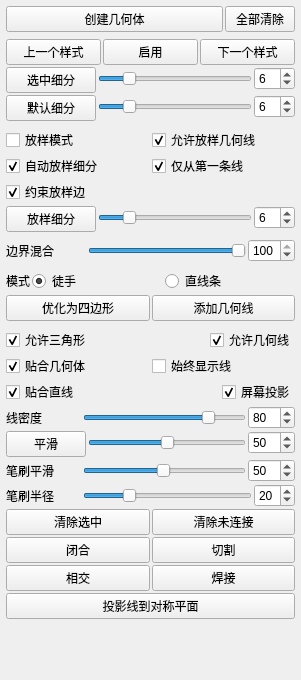
<?xml version="1.0" encoding="UTF-8"?>
<ui version="4.0">
 <class>Form</class>
 <widget class="QWidget" name="Form">
  <property name="geometry">
   <rect>
    <x>0</x>
    <y>0</y>
    <width>301</width>
    <height>680</height>
   </rect>
  </property>
  <property name="sizePolicy">
   <sizepolicy hsizetype="Preferred" vsizetype="Minimum">
    <horstretch>0</horstretch>
    <verstretch>0</verstretch>
   </sizepolicy>
  </property>
  <property name="minimumSize">
   <size>
    <width>0</width>
    <height>0</height>
   </size>
  </property>
  <property name="maximumSize">
   <size>
    <width>16777215</width>
    <height>1000</height>
   </size>
  </property>
  <property name="baseSize">
   <size>
    <width>0</width>
    <height>635</height>
   </size>
  </property>
  <property name="windowTitle">
   <string>窗体</string>
  </property>
  <layout class="QVBoxLayout" name="verticalLayout">
   <property name="spacing">
    <number>2</number>
   </property>
   <property name="leftMargin">
    <number>6</number>
   </property>
   <property name="topMargin">
    <number>6</number>
   </property>
   <property name="rightMargin">
    <number>6</number>
   </property>
   <property name="bottomMargin">
    <number>6</number>
   </property>
   <item>
    <layout class="QHBoxLayout" name="horizontalLayout_14">
     <property name="spacing">
      <number>2</number>
     </property>
     <property name="topMargin">
      <number>0</number>
     </property>
     <item>
      <widget class="QPushButton" name="patch_createGeometry">
       <property name="toolTip">
        <string>计算面片并创建网格几何体。也可按Enter（回车）执行此操作。</string>
       </property>
       <property name="text"><string>创建几何体</string></property>
      </widget>
     </item>
     <item>
      <widget class="QPushButton" name="patch_clearAll">
       <property name="sizePolicy">
        <sizepolicy hsizetype="Fixed" vsizetype="Fixed">
         <horstretch>0</horstretch>
         <verstretch>0</verstretch>
        </sizepolicy>
       </property>
       <property name="maximumSize">
        <size>
         <width>70</width>
         <height>16777215</height>
        </size>
       </property>
       <property name="toolTip">
        <string>删除所有面片并重置工具。</string>
       </property>
       <property name="text"><string>全部清除</string></property>
      </widget>
     </item>
    </layout>
   </item>
   <item>
    <spacer name="verticalSpacer_7">
     <property name="orientation">
      <enum>Qt::Vertical</enum>
     </property>
     <property name="sizeType">
      <enum>QSizePolicy::Fixed</enum>
     </property>
     <property name="sizeHint" stdset="0">
      <size>
       <width>20</width>
       <height>5</height>
      </size>
     </property>
    </spacer>
   </item>
   <item>
    <layout class="QHBoxLayout" name="horizontalLayout_18">
     <property name="spacing">
      <number>2</number>
     </property>
     <property name="topMargin">
      <number>0</number>
     </property>
     <item>
      <widget class="QPushButton" name="patch_prevPattern">
       <property name="toolTip">
        <string>切换到所选面片的上一个拓扑样式。可在面片中间的圆形上右键来选中面片。</string>
       </property>
       <property name="text"><string>上一个样式</string></property>
      </widget>
     </item>
     <item>
      <widget class="QPushButton" name="patch_enablePolygon">
       <property name="toolTip">
        <string>切换所选面片。当禁用某个面片时，不会从它创建几何体。可在面片中间的圆形上右键来选中面片。</string>
       </property>
       <property name="text"><string>启用</string></property>
       <property name="checkable">
        <bool>true</bool>
       </property>
       <property name="checked">
        <bool>false</bool>
       </property>
      </widget>
     </item>
     <item>
      <widget class="QPushButton" name="patch_nextPattern">
       <property name="toolTip">
        <string>切换到所选面片的下一个拓扑样式。可在面片中间的圆形上右键来选中面片。</string>
       </property>
       <property name="text"><string>下一个样式</string></property>
      </widget>
     </item>
    </layout>
   </item>
   <item>
    <layout class="QFormLayout" name="formLayout_5">
     <property name="horizontalSpacing">
      <number>2</number>
     </property>
     <property name="verticalSpacing">
      <number>0</number>
     </property>
     <property name="topMargin">
      <number>0</number>
     </property>
     <item row="0" column="1">
      <layout class="QHBoxLayout" name="horizontalLayout_11">
       <property name="spacing">
        <number>2</number>
       </property>
       <item>
        <widget class="QSlider" name="patch_selectedNumDivisions">
         <property name="sizePolicy">
          <sizepolicy hsizetype="Minimum" vsizetype="Fixed">
           <horstretch>0</horstretch>
           <verstretch>0</verstretch>
          </sizepolicy>
         </property>
         <property name="toolTip">
          <string>设置所选线的分段数（边数）。</string>
         </property>
         <property name="minimum">
          <number>1</number>
         </property>
         <property name="maximum">
          <number>30</number>
         </property>
         <property name="value">
          <number>6</number>
         </property>
         <property name="orientation">
          <enum>Qt::Horizontal</enum>
         </property>
         <property name="linkWith" stdset="0">
          <string>patch_selectedNumDivisions_spin</string>
         </property>
        </widget>
       </item>
       <item>
        <widget class="QSpinBox" name="patch_selectedNumDivisions_spin">
         <property name="sizePolicy">
          <sizepolicy hsizetype="Fixed" vsizetype="Fixed">
           <horstretch>0</horstretch>
           <verstretch>0</verstretch>
          </sizepolicy>
         </property>
         <property name="minimumSize">
          <size>
           <width>40</width>
           <height>0</height>
          </size>
         </property>
         <property name="toolTip">
          <string>设置所选线的分段数（边数）。</string>
         </property>
         <property name="minimum">
          <number>1</number>
         </property>
         <property name="maximum">
          <number>30</number>
         </property>
         <property name="value">
          <number>6</number>
         </property>
         <property name="linkWith" stdset="0">
          <string>patch_selectedNumDivisions</string>
         </property>
         <property name="slave" stdset="0">
          <bool>true</bool>
         </property>
        </widget>
       </item>
      </layout>
     </item>
     <item row="0" column="0">
      <widget class="QPushButton" name="patch_toSelected">
       <property name="sizePolicy">
        <sizepolicy hsizetype="Minimum" vsizetype="Preferred">
         <horstretch>0</horstretch>
         <verstretch>0</verstretch>
        </sizepolicy>
       </property>
       <property name="minimumSize">
        <size>
         <width>90</width>
         <height>0</height>
        </size>
       </property>
       <property name="toolTip">
        <string>设置所选线的分段数。点击按钮可将所选线的分段数设为“默认分段”值。也可将鼠标光标停留在线上（或选中它）并按住Ctrl键滚动滚轮来设置分段数。</string>
       </property>
       <property name="styleSheet">
        <string notr="true">width: 70px;</string>
       </property>
       <property name="text"><string>选中细分</string></property>
      </widget>
     </item>
    </layout>
   </item>
   <item>
    <layout class="QFormLayout" name="formLayout_4">
     <property name="horizontalSpacing">
      <number>2</number>
     </property>
     <property name="verticalSpacing">
      <number>0</number>
     </property>
     <property name="topMargin">
      <number>0</number>
     </property>
     <item row="0" column="1">
      <layout class="QHBoxLayout" name="horizontalLayout_10">
       <property name="spacing">
        <number>2</number>
       </property>
       <item>
        <widget class="QSlider" name="patch_defaultNumDivisions">
         <property name="sizePolicy">
          <sizepolicy hsizetype="Minimum" vsizetype="Fixed">
           <horstretch>0</horstretch>
           <verstretch>0</verstretch>
          </sizepolicy>
         </property>
         <property name="toolTip">
          <string>设置将要创建的线的分段数（边数）。</string>
         </property>
         <property name="minimum">
          <number>1</number>
         </property>
         <property name="maximum">
          <number>30</number>
         </property>
         <property name="value">
          <number>6</number>
         </property>
         <property name="orientation">
          <enum>Qt::Horizontal</enum>
         </property>
         <property name="linkWith" stdset="0">
          <string>patch_defaultNumDivisions_spin</string>
         </property>
        </widget>
       </item>
       <item>
        <widget class="QSpinBox" name="patch_defaultNumDivisions_spin">
         <property name="sizePolicy">
          <sizepolicy hsizetype="Fixed" vsizetype="Fixed">
           <horstretch>0</horstretch>
           <verstretch>0</verstretch>
          </sizepolicy>
         </property>
         <property name="minimumSize">
          <size>
           <width>40</width>
           <height>0</height>
          </size>
         </property>
         <property name="toolTip">
          <string>设置将要创建的线的分段数（边数）设置将要创建的线的分段数（边数）。</string>
         </property>
         <property name="minimum">
          <number>1</number>
         </property>
         <property name="maximum">
          <number>30</number>
         </property>
         <property name="value">
          <number>6</number>
         </property>
         <property name="linkWith" stdset="0">
          <string>patch_defaultNumDivisions</string>
         </property>
         <property name="slave" stdset="0">
          <bool>true</bool>
         </property>
        </widget>
       </item>
      </layout>
     </item>
     <item row="0" column="0">
      <widget class="QPushButton" name="patch_fromSelected">
       <property name="sizePolicy">
        <sizepolicy hsizetype="Minimum" vsizetype="Preferred">
         <horstretch>0</horstretch>
         <verstretch>0</verstretch>
        </sizepolicy>
       </property>
       <property name="minimumSize">
        <size>
         <width>90</width>
         <height>0</height>
        </size>
       </property>
       <property name="toolTip">
        <string>设置所选线的分段数。点击按钮可将所选线的分段数设为“默认分段”值。也可将鼠标光标停留在线上（或选中它）并按住Ctrl键滚动滚轮来设置分段数。</string>
       </property>
       <property name="styleSheet">
        <string notr="true">width: 70px;</string>
       </property>
       <property name="text"><string>默认细分</string></property>
      </widget>
     </item>
    </layout>
   </item>
   <item>
    <spacer name="verticalSpacer_2">
     <property name="orientation">
      <enum>Qt::Vertical</enum>
     </property>
     <property name="sizeType">
      <enum>QSizePolicy::Fixed</enum>
     </property>
     <property name="sizeHint" stdset="0">
      <size>
       <width>20</width>
       <height>5</height>
      </size>
     </property>
    </spacer>
   </item>
   <item>
    <layout class="QHBoxLayout" name="horizontalLayout_13">
     <property name="spacing">
      <number>2</number>
     </property>
     <property name="topMargin">
      <number>0</number>
     </property>
     <item>
      <widget class="QCheckBox" name="patch_loft">
       <property name="toolTip">
        <string>激活放样模式，可创建平行线，并在两端自动用侧面线连接。</string>
       </property>
       <property name="text"><string>放样模式</string></property>
      </widget>
     </item>
     <item>
      <widget class="QCheckBox" name="patch_loftAllowGeometryLines">
       <property name="toolTip">
        <string>启用后，若激活的放样线与前一条均连接到边界顶点，则添加一条几何体放样线。</string>
       </property>
       <property name="text"><string>允许放样几何线</string></property>
       <property name="checked">
        <bool>true</bool>
       </property>
      </widget>
     </item>
    </layout>
   </item>
   <item>
    <layout class="QHBoxLayout" name="horizontalLayout_16">
     <property name="spacing">
      <number>2</number>
     </property>
     <property name="topMargin">
      <number>0</number>
     </property>
     <item>
      <widget class="QCheckBox" name="patch_loftAuto">
       <property name="toolTip">
        <string>启用“自动放样分段”时，“放样分段”参数被忽略，放样线会根据其长度具有可变的分段数，以更好地匹配激活放样线的分段大小。</string>
       </property>
       <property name="text"><string>自动放样细分</string></property>
       <property name="checked">
        <bool>true</bool>
       </property>
      </widget>
     </item>
     <item>
      <widget class="QCheckBox" name="patch_loftAutoFromFirst">
       <property name="toolTip">
        <string>启用后，放样线的分段长度仅基于第一条激活的放样线，从而使多边形尺寸更均匀。</string>
       </property>
       <property name="text"><string>仅从第一条线</string></property>
       <property name="checked">
        <bool>true</bool>
       </property>
      </widget>
     </item>
    </layout>
   </item>
   <item>
    <layout class="QHBoxLayout" name="horizontalLayout_22">
     <property name="topMargin">
      <number>0</number>
     </property>
     <item>
      <widget class="QCheckBox" name="patch_loftConstrain">
       <property name="toolTip">
        <string>启用后，放样侧面线将始终具有相同的分段数。</string>
       </property>
       <property name="text"><string>约束放样边</string></property>
       <property name="checked">
        <bool>true</bool>
       </property>
      </widget>
     </item>
    </layout>
   </item>
   <item>
    <layout class="QFormLayout" name="formLayout_9">
     <property name="horizontalSpacing">
      <number>2</number>
     </property>
     <property name="verticalSpacing">
      <number>0</number>
     </property>
     <item row="0" column="1">
      <layout class="QHBoxLayout" name="horizontalLayout_5">
       <property name="spacing">
        <number>2</number>
       </property>
       <item>
        <widget class="QSlider" name="patch_loftNumDivisions">
         <property name="sizePolicy">
          <sizepolicy hsizetype="Minimum" vsizetype="Fixed">
           <horstretch>0</horstretch>
           <verstretch>0</verstretch>
          </sizepolicy>
         </property>
         <property name="toolTip">
          <string>设置放样侧面线的分段数。若启用“自动放样分段”，此参数被忽略，因为分段数会根据线长自动设置。点击“放样分段”按钮可将此值设为所选线的分段数。</string>
         </property>
         <property name="minimum">
          <number>1</number>
         </property>
         <property name="maximum">
          <number>30</number>
         </property>
         <property name="value">
          <number>6</number>
         </property>
         <property name="orientation">
          <enum>Qt::Horizontal</enum>
         </property>
         <property name="linkWith" stdset="0">
          <string>patch_loftNumDivisions_spin</string>
         </property>
        </widget>
       </item>
       <item>
        <widget class="QSpinBox" name="patch_loftNumDivisions_spin">
         <property name="sizePolicy">
          <sizepolicy hsizetype="Fixed" vsizetype="Fixed">
           <horstretch>0</horstretch>
           <verstretch>0</verstretch>
          </sizepolicy>
         </property>
         <property name="minimumSize">
          <size>
           <width>40</width>
           <height>0</height>
          </size>
         </property>
         <property name="toolTip">
          <string>设置放样侧面线的分段数。若启用“自动放样分段”，此参数被忽略，因为分段数会根据线长自动设置。点击“放样分段”按钮可将此值设为所选线的分段数。</string>
         </property>
         <property name="minimum">
          <number>1</number>
         </property>
         <property name="maximum">
          <number>30</number>
         </property>
         <property name="value">
          <number>6</number>
         </property>
         <property name="linkWith" stdset="0">
          <string>patch_loftNumDivisions</string>
         </property>
         <property name="slave" stdset="0">
          <bool>true</bool>
         </property>
        </widget>
       </item>
      </layout>
     </item>
     <item row="0" column="0">
      <widget class="QPushButton" name="patch_loftSetDivs">
       <property name="sizePolicy">
        <sizepolicy hsizetype="Minimum" vsizetype="Preferred">
         <horstretch>0</horstretch>
         <verstretch>0</verstretch>
        </sizepolicy>
       </property>
       <property name="minimumSize">
        <size>
         <width>90</width>
         <height>0</height>
        </size>
       </property>
       <property name="toolTip">
        <string>设置放样侧面线的分段数。若启用“自动放样分段”，此参数被忽略，因为分段数会根据线长自动设置。点击“放样分段”按钮可将此值设为所选线的分段数。</string>
       </property>
       <property name="styleSheet">
        <string notr="true">width: 70px;</string>
       </property>
       <property name="text"><string>放样细分</string></property>
      </widget>
     </item>
    </layout>
   </item>
   <item>
    <spacer name="verticalSpacer_3">
     <property name="orientation">
      <enum>Qt::Vertical</enum>
     </property>
     <property name="sizeType">
      <enum>QSizePolicy::Fixed</enum>
     </property>
     <property name="sizeHint" stdset="0">
      <size>
       <width>20</width>
       <height>5</height>
      </size>
     </property>
    </spacer>
   </item>
   <item>
    <layout class="QFormLayout" name="formLayout_7">
     <property name="horizontalSpacing">
      <number>2</number>
     </property>
     <property name="verticalSpacing">
      <number>0</number>
     </property>
     <property name="topMargin">
      <number>0</number>
     </property>
     <item row="0" column="0">
      <widget class="QLabel" name="label_7">
       <property name="sizePolicy">
        <sizepolicy hsizetype="Minimum" vsizetype="Preferred">
         <horstretch>0</horstretch>
         <verstretch>0</verstretch>
        </sizepolicy>
       </property>
       <property name="minimumSize">
        <size>
         <width>80</width>
         <height>0</height>
        </size>
       </property>
       <property name="text"><string>边界混合</string></property>
      </widget>
     </item>
     <item row="0" column="1">
      <layout class="QHBoxLayout" name="horizontalLayout_17">
       <property name="spacing">
        <number>2</number>
       </property>
       <item>
        <widget class="QSlider" name="patch_borderBlend">
         <property name="sizePolicy">
          <sizepolicy hsizetype="Minimum" vsizetype="Fixed">
           <horstretch>0</horstretch>
           <verstretch>0</verstretch>
          </sizepolicy>
         </property>
         <property name="toolTip">
          <string>设置相邻面片之间边的连续性。</string>
         </property>
         <property name="minimum">
          <number>0</number>
         </property>
         <property name="maximum">
          <number>100</number>
         </property>
         <property name="value">
          <number>100</number>
         </property>
         <property name="orientation">
          <enum>Qt::Horizontal</enum>
         </property>
         <property name="linkWith" stdset="0">
          <string>patch_borderBlend_spin</string>
         </property>
        </widget>
       </item>
       <item>
        <widget class="QSpinBox" name="patch_borderBlend_spin">
         <property name="sizePolicy">
          <sizepolicy hsizetype="Fixed" vsizetype="Fixed">
           <horstretch>0</horstretch>
           <verstretch>0</verstretch>
          </sizepolicy>
         </property>
         <property name="minimumSize">
          <size>
           <width>40</width>
           <height>0</height>
          </size>
         </property>
         <property name="toolTip">
          <string>设置相邻面片之间边的连续性。</string>
         </property>
         <property name="minimum">
          <number>1</number>
         </property>
         <property name="maximum">
          <number>100</number>
         </property>
         <property name="value">
          <number>100</number>
         </property>
         <property name="linkWith" stdset="0">
          <string>patch_borderBlend</string>
         </property>
         <property name="slave" stdset="0">
          <bool>true</bool>
         </property>
        </widget>
       </item>
      </layout>
     </item>
    </layout>
   </item>
   <item>
    <spacer name="verticalSpacer_5">
     <property name="orientation">
      <enum>Qt::Vertical</enum>
     </property>
     <property name="sizeType">
      <enum>QSizePolicy::Fixed</enum>
     </property>
     <property name="sizeHint" stdset="0">
      <size>
       <width>20</width>
       <height>5</height>
      </size>
     </property>
    </spacer>
   </item>
   <item>
    <layout class="QFormLayout" name="formLayout_6">
     <property name="horizontalSpacing">
      <number>2</number>
     </property>
     <property name="verticalSpacing">
      <number>0</number>
     </property>
     <property name="topMargin">
      <number>0</number>
     </property>
     <item row="0" column="0">
      <widget class="QLabel" name="label_6">
       <property name="sizePolicy">
        <sizepolicy hsizetype="Minimum" vsizetype="Preferred">
         <horstretch>0</horstretch>
         <verstretch>0</verstretch>
        </sizepolicy>
       </property>
       <property name="text"><string>模式</string></property>
      </widget>
     </item>
     <item row="0" column="1">
      <layout class="QHBoxLayout" name="horizontalLayout_19">
       <property name="spacing">
        <number>2</number>
       </property>
       <item>
        <widget class="QRadioButton" name="patch_freeHand">
         <property name="toolTip">
          <string>在此模式下，按住鼠标左键并在参考网格表面移动光标即可绘制线条。</string>
         </property>
         <property name="text"><string>徒手</string></property>
         <property name="checked">
          <bool>true</bool>
         </property>
         <attribute name="buttonGroup">
          <string notr="true">buttonGroup</string>
         </attribute>
        </widget>
       </item>
       <item>
        <widget class="QRadioButton" name="patch_straightLines">
         <property name="toolTip">
          <string>在此模式下，线条是直线，按住鼠标左键确定起点，松开左键后确定终点，线条在两端点之间插值生成。</string>
         </property>
         <property name="text"><string>直线条</string></property>
         <attribute name="buttonGroup">
          <string notr="true">buttonGroup</string>
         </attribute>
        </widget>
       </item>
      </layout>
     </item>
    </layout>
   </item>
   <item>
    <layout class="QHBoxLayout" name="horizontalLayout_12">
     <property name="spacing">
      <number>2</number>
     </property>
     <property name="topMargin">
      <number>0</number>
     </property>
     <item>
      <widget class="QPushButton" name="patch_quads">
       <property name="toolTip">
        <string>为使一个面片仅包含四边形，构成该面片的所有线的分段数之和应为偶数。当多个面片共享线条时，很难为每条线设置分段数使所有结果多边形都是四边形。“优化四边形”功能会通过自动调整每条线的分段数来寻找最优解。</string>
       </property>
       <property name="text"><string>优化为四边形</string></property>
      </widget>
     </item>
     <item>
      <widget class="QPushButton" name="patch_addGeometryLine">
       <property name="toolTip">
        <string>若两个所选边界顶点之间存在边路径，则在它们之间创建一条几何体线。</string>
       </property>
       <property name="text"><string>添加几何线</string></property>
      </widget>
     </item>
    </layout>
   </item>
   <item>
    <spacer name="verticalSpacer_6">
     <property name="orientation">
      <enum>Qt::Vertical</enum>
     </property>
     <property name="sizeType">
      <enum>QSizePolicy::Fixed</enum>
     </property>
     <property name="sizeHint" stdset="0">
      <size>
       <width>20</width>
       <height>5</height>
      </size>
     </property>
    </spacer>
   </item>
   <item>
    <layout class="QHBoxLayout" name="horizontalLayout_15">
     <property name="spacing">
      <number>2</number>
     </property>
     <property name="topMargin">
      <number>0</number>
     </property>
     <item>
      <widget class="QCheckBox" name="patch_allowTriangles">
       <property name="toolTip">
        <string>启用后，在仅四边形面片不可行时（面片内分段数之和为奇数）允许三角形。</string>
       </property>
       <property name="text"><string>允许三角形</string></property>
       <property name="checked">
        <bool>true</bool>
       </property>
      </widget>
     </item>
     <item>
      <spacer name="horizontalSpacer">
       <property name="orientation">
        <enum>Qt::Horizontal</enum>
       </property>
       <property name="sizeHint" stdset="0">
        <size>
         <width>40</width>
         <height>20</height>
        </size>
       </property>
      </spacer>
     </item>
     <item>
      <widget class="QCheckBox" name="patch_allowGeometryLines">
       <property name="toolTip">
        <string>当两个边界顶点之间存在边路径时，允许在它们之间起止一条线以创建几何体线。</string>
       </property>
       <property name="text"><string>允许几何线</string></property>
       <property name="checked">
        <bool>true</bool>
       </property>
      </widget>
     </item>
    </layout>
   </item>
   <item>
    <layout class="QHBoxLayout" name="horizontalLayout_21">
     <property name="topMargin">
      <number>0</number>
     </property>
     <item>
      <widget class="QCheckBox" name="patch_projectGeometry">
       <property name="toolTip">
        <string>启用后，结果几何体会被投影到参考网格。</string>
       </property>
       <property name="text"><string>贴合几何体</string></property>
       <property name="checked">
        <bool>true</bool>
       </property>
      </widget>
     </item>
     <item>
      <widget class="QCheckBox" name="patch_alwaysShow">
       <property name="toolTip">
        <string>启用后，即使“面片”不是当前激活工具，也会显示线条和面片。</string>
       </property>
       <property name="text"><string>始终显示线</string></property>
      </widget>
     </item>
    </layout>
   </item>
   <item>
    <layout class="QHBoxLayout" name="horizontalLayout_20">
     <property name="spacing">
      <number>2</number>
     </property>
     <property name="topMargin">
      <number>0</number>
     </property>
     <item>
      <widget class="QCheckBox" name="patch_projectLines">
       <property name="toolTip">
        <string>启用后，直线会被投影到参考网格。</string>
       </property>
       <property name="text"><string>贴合直线</string></property>
       <property name="checked">
        <bool>true</bool>
       </property>
      </widget>
     </item>
     <item>
      <spacer name="horizontalSpacer_4">
       <property name="orientation">
        <enum>Qt::Horizontal</enum>
       </property>
       <property name="sizeHint" stdset="0">
        <size>
         <width>40</width>
         <height>20</height>
        </size>
       </property>
      </spacer>
     </item>
     <item>
      <widget class="QCheckBox" name="patch_screenProject">
       <property name="toolTip">
        <string>启用后，直线会从相机方向投影到参考网格。必须启用“直线贴合”。</string>
       </property>
       <property name="text"><string>屏幕投影</string></property>
       <property name="checked">
        <bool>true</bool>
       </property>
      </widget>
     </item>
    </layout>
   </item>
   <item>
    <layout class="QFormLayout" name="formLayout">
     <property name="horizontalSpacing">
      <number>2</number>
     </property>
     <property name="verticalSpacing">
      <number>0</number>
     </property>
     <item row="0" column="0">
      <widget class="QLabel" name="label">
       <property name="sizePolicy">
        <sizepolicy hsizetype="Minimum" vsizetype="Preferred">
         <horstretch>0</horstretch>
         <verstretch>0</verstretch>
        </sizepolicy>
       </property>
       <property name="minimumSize">
        <size>
         <width>75</width>
         <height>0</height>
        </size>
       </property>
       <property name="text"><string>线密度</string></property>
      </widget>
     </item>
     <item row="0" column="1">
      <layout class="QHBoxLayout" name="horizontalLayout">
       <property name="spacing">
        <number>2</number>
       </property>
       <item>
        <widget class="QSlider" name="patch_density">
         <property name="sizePolicy">
          <sizepolicy hsizetype="Minimum" vsizetype="Fixed">
           <horstretch>0</horstretch>
           <verstretch>0</verstretch>
          </sizepolicy>
         </property>
         <property name="toolTip">
          <string>设置线条的点密度。</string>
         </property>
         <property name="minimum">
          <number>1</number>
         </property>
         <property name="maximum">
          <number>100</number>
         </property>
         <property name="value">
          <number>80</number>
         </property>
         <property name="tracking">
          <bool>true</bool>
         </property>
         <property name="orientation">
          <enum>Qt::Horizontal</enum>
         </property>
         <property name="linkWith" stdset="0">
          <string>patch_density_spin</string>
         </property>
        </widget>
       </item>
       <item>
        <widget class="QSpinBox" name="patch_density_spin">
         <property name="sizePolicy">
          <sizepolicy hsizetype="Fixed" vsizetype="Fixed">
           <horstretch>0</horstretch>
           <verstretch>0</verstretch>
          </sizepolicy>
         </property>
         <property name="minimumSize">
          <size>
           <width>40</width>
           <height>0</height>
          </size>
         </property>
         <property name="toolTip">
          <string>设置线条的点密度。</string>
         </property>
         <property name="minimum">
          <number>1</number>
         </property>
         <property name="maximum">
          <number>100</number>
         </property>
         <property name="value">
          <number>80</number>
         </property>
         <property name="linkWith" stdset="0">
          <string>patch_density</string>
         </property>
         <property name="slave" stdset="0">
          <bool>true</bool>
         </property>
        </widget>
       </item>
      </layout>
     </item>
    </layout>
   </item>
   <item>
    <layout class="QFormLayout" name="formLayout_2">
     <property name="horizontalSpacing">
      <number>2</number>
     </property>
     <property name="verticalSpacing">
      <number>0</number>
     </property>
     <item row="0" column="1">
      <layout class="QHBoxLayout" name="horizontalLayout_3">
       <property name="spacing">
        <number>2</number>
       </property>
       <item>
        <widget class="QSlider" name="patch_smoothing">
         <property name="sizePolicy">
          <sizepolicy hsizetype="Minimum" vsizetype="Fixed">
           <horstretch>0</horstretch>
           <verstretch>0</verstretch>
          </sizepolicy>
         </property>
         <property name="toolTip">
          <string>按指定程度对所选线上的点的位置取平均。每次新建一条线时，都会按此程度自动对其应用平滑。</string>
         </property>
         <property name="minimum">
          <number>0</number>
         </property>
         <property name="maximum">
          <number>100</number>
         </property>
         <property name="value">
          <number>50</number>
         </property>
         <property name="tracking">
          <bool>true</bool>
         </property>
         <property name="orientation">
          <enum>Qt::Horizontal</enum>
         </property>
         <property name="linkWith" stdset="0">
          <string>patch_smoothing_spin</string>
         </property>
        </widget>
       </item>
       <item>
        <widget class="QSpinBox" name="patch_smoothing_spin">
         <property name="sizePolicy">
          <sizepolicy hsizetype="Fixed" vsizetype="Fixed">
           <horstretch>0</horstretch>
           <verstretch>0</verstretch>
          </sizepolicy>
         </property>
         <property name="minimumSize">
          <size>
           <width>40</width>
           <height>0</height>
          </size>
         </property>
         <property name="toolTip">
          <string>按指定程度对所选线上的点的位置取平均。每次新建一条线时，都会按此程度自动对其应用平滑。</string>
         </property>
         <property name="minimum">
          <number>0</number>
         </property>
         <property name="maximum">
          <number>100</number>
         </property>
         <property name="value">
          <number>50</number>
         </property>
         <property name="linkWith" stdset="0">
          <string>patch_smoothing</string>
         </property>
         <property name="slave" stdset="0">
          <bool>true</bool>
         </property>
        </widget>
       </item>
      </layout>
     </item>
     <item row="0" column="0">
      <widget class="QPushButton" name="patch_smooth">
       <property name="minimumSize">
        <size>
         <width>70</width>
         <height>0</height>
        </size>
       </property>
       <property name="toolTip">
        <string>平滑所选线。</string>
       </property>
       <property name="text"><string>平滑</string></property>
      </widget>
     </item>
    </layout>
   </item>
   <item>
    <layout class="QFormLayout" name="formLayout_3">
     <property name="horizontalSpacing">
      <number>2</number>
     </property>
     <property name="verticalSpacing">
      <number>0</number>
     </property>
     <item row="0" column="0">
      <widget class="QLabel" name="label_4">
       <property name="sizePolicy">
        <sizepolicy hsizetype="Minimum" vsizetype="Preferred">
         <horstretch>0</horstretch>
         <verstretch>0</verstretch>
        </sizepolicy>
       </property>
       <property name="minimumSize">
        <size>
         <width>75</width>
         <height>0</height>
        </size>
       </property>
       <property name="text"><string>笔刷平滑</string></property>
      </widget>
     </item>
     <item row="0" column="1">
      <layout class="QHBoxLayout" name="horizontalLayout_6">
       <property name="spacing">
        <number>2</number>
       </property>
       <item>
        <widget class="QSlider" name="patch_brushSmoothing">
         <property name="sizePolicy">
          <sizepolicy hsizetype="Minimum" vsizetype="Fixed">
           <horstretch>0</horstretch>
           <verstretch>0</verstretch>
          </sizepolicy>
         </property>
         <property name="toolTip">
          <string>你可以用平滑笔刷平滑所选线。按住鼠标左键和Shift键来使用它。此参数设置平滑效果的强度。</string>
         </property>
         <property name="minimum">
          <number>1</number>
         </property>
         <property name="maximum">
          <number>100</number>
         </property>
         <property name="value">
          <number>50</number>
         </property>
         <property name="tracking">
          <bool>true</bool>
         </property>
         <property name="orientation">
          <enum>Qt::Horizontal</enum>
         </property>
         <property name="linkWith" stdset="0">
          <string>patch_brushSmoothing_spin</string>
         </property>
        </widget>
       </item>
       <item>
        <widget class="QSpinBox" name="patch_brushSmoothing_spin">
         <property name="sizePolicy">
          <sizepolicy hsizetype="Fixed" vsizetype="Fixed">
           <horstretch>0</horstretch>
           <verstretch>0</verstretch>
          </sizepolicy>
         </property>
         <property name="minimumSize">
          <size>
           <width>40</width>
           <height>0</height>
          </size>
         </property>
         <property name="toolTip">
          <string>你可以用平滑笔刷平滑所选线。按住鼠标左键和Shift键来使用它。此参数设置平滑效果的强度。</string>
         </property>
         <property name="minimum">
          <number>1</number>
         </property>
         <property name="maximum">
          <number>100</number>
         </property>
         <property name="value">
          <number>50</number>
         </property>
         <property name="linkWith" stdset="0">
          <string>patch_brushSmoothing</string>
         </property>
         <property name="slave" stdset="0">
          <bool>true</bool>
         </property>
        </widget>
       </item>
      </layout>
     </item>
    </layout>
   </item>
   <item>
    <layout class="QFormLayout" name="formLayout_8">
     <property name="horizontalSpacing">
      <number>2</number>
     </property>
     <property name="verticalSpacing">
      <number>0</number>
     </property>
     <item row="0" column="0">
      <widget class="QLabel" name="label_5">
       <property name="sizePolicy">
        <sizepolicy hsizetype="Minimum" vsizetype="Preferred">
         <horstretch>0</horstretch>
         <verstretch>0</verstretch>
        </sizepolicy>
       </property>
       <property name="minimumSize">
        <size>
         <width>75</width>
         <height>0</height>
        </size>
       </property>
       <property name="text"><string>笔刷半径</string></property>
      </widget>
     </item>
     <item row="0" column="1">
      <layout class="QHBoxLayout" name="horizontalLayout_7">
       <property name="spacing">
        <number>2</number>
       </property>
       <item>
        <widget class="QSlider" name="patch_brushRadius">
         <property name="sizePolicy">
          <sizepolicy hsizetype="Minimum" vsizetype="Fixed">
           <horstretch>0</horstretch>
           <verstretch>0</verstretch>
          </sizepolicy>
         </property>
         <property name="toolTip">
          <string>设置平滑笔刷半径。</string>
         </property>
         <property name="minimum">
          <number>10</number>
         </property>
         <property name="maximum">
          <number>50</number>
         </property>
         <property name="value">
          <number>20</number>
         </property>
         <property name="tracking">
          <bool>true</bool>
         </property>
         <property name="orientation">
          <enum>Qt::Horizontal</enum>
         </property>
         <property name="linkWith" stdset="0">
          <string>patch_brushRadius_spin</string>
         </property>
        </widget>
       </item>
       <item>
        <widget class="QSpinBox" name="patch_brushRadius_spin">
         <property name="sizePolicy">
          <sizepolicy hsizetype="Fixed" vsizetype="Fixed">
           <horstretch>0</horstretch>
           <verstretch>0</verstretch>
          </sizepolicy>
         </property>
         <property name="minimumSize">
          <size>
           <width>40</width>
           <height>0</height>
          </size>
         </property>
         <property name="toolTip">
          <string>设置平滑笔刷半径。</string>
         </property>
         <property name="minimum">
          <number>10</number>
         </property>
         <property name="maximum">
          <number>50</number>
         </property>
         <property name="value">
          <number>20</number>
         </property>
         <property name="linkWith" stdset="0">
          <string>patch_brushRadius</string>
         </property>
         <property name="slave" stdset="0">
          <bool>true</bool>
         </property>
        </widget>
       </item>
      </layout>
     </item>
    </layout>
   </item>
   <item>
    <layout class="QHBoxLayout" name="horizontalLayout_4">
     <property name="spacing">
      <number>2</number>
     </property>
     <item>
      <widget class="QPushButton" name="patch_clearSelected">
       <property name="minimumSize">
        <size>
         <width>0</width>
         <height>0</height>
        </size>
       </property>
       <property name="toolTip">
        <string>清除所选线</string>
       </property>
       <property name="text"><string>清除选中</string></property>
      </widget>
     </item>
     <item>
      <widget class="QPushButton" name="patch_clearUnconnected">
       <property name="toolTip">
        <string>删除所有不属于面片的线。</string>
       </property>
       <property name="text"><string>清除未连接</string></property>
      </widget>
     </item>
    </layout>
   </item>
   <item>
    <layout class="QHBoxLayout" name="horizontalLayout_2">
     <property name="spacing">
      <number>2</number>
     </property>
     <property name="topMargin">
      <number>0</number>
     </property>
     <item>
      <widget class="QPushButton" name="patch_close">
       <property name="toolTip">
        <string>将所选线的末端延伸到起点，使该线闭合。</string>
       </property>
       <property name="text"><string>闭合</string></property>
      </widget>
     </item>
     <item>
      <widget class="QPushButton" name="patch_cut">
       <property name="toolTip">
        <string>在所选线当前选中的点处将其分割成两段。可用鼠标右键在所选线上设置激活点。</string>
       </property>
       <property name="text"><string>切割</string></property>
       <property name="checkable">
        <bool>false</bool>
       </property>
      </widget>
     </item>
    </layout>
   </item>
   <item>
    <layout class="QHBoxLayout" name="horizontalLayout_8">
     <property name="spacing">
      <number>2</number>
     </property>
     <property name="topMargin">
      <number>0</number>
     </property>
     <item>
      <widget class="QPushButton" name="patch_intersect">
       <property name="toolTip">
        <string>激活相交模式，可在两条重叠线的交点处将其分割。当鼠标移到所选线上并靠近它与另一条线重叠的点时，会出现一个绿点，表示可执行相交。左键点击该点，两条线各被分成两段，共得到四条线。</string>
       </property>
       <property name="text"><string>相交</string></property>
       <property name="checkable">
        <bool>true</bool>
       </property>
      </widget>
     </item>
     <item>
      <widget class="QPushButton" name="patch_weld">
       <property name="toolTip">
        <string>进入焊接模式。若所选线有一条端点匹配的相邻线，左键点击即可将两者焊接成一条线。也可按住Ctrl键激活焊接模式。</string>
       </property>
       <property name="text"><string>焊接</string></property>
       <property name="checkable">
        <bool>true</bool>
       </property>
      </widget>
     </item>
    </layout>
   </item>
   <item>
    <layout class="QHBoxLayout" name="horizontalLayout_9">
     <property name="spacing">
      <number>2</number>
     </property>
     <property name="topMargin">
      <number>0</number>
     </property>
     <item>
      <widget class="QPushButton" name="patch_projectOnSymmetryPlane">
       <property name="toolTip">
        <string>将所选线投影到当前激活的对称平面，然后使其贴合参考网格表面。</string>
       </property>
       <property name="text"><string>投影线到对称平面</string></property>
      </widget>
     </item>
    </layout>
   </item>
   <item>
    <spacer name="verticalSpacer">
     <property name="orientation">
      <enum>Qt::Vertical</enum>
     </property>
     <property name="sizeType">
      <enum>QSizePolicy::Expanding</enum>
     </property>
     <property name="sizeHint" stdset="0">
      <size>
       <width>20</width>
       <height>5</height>
      </size>
     </property>
    </spacer>
   </item>
  </layout>
 </widget>
 <resources/>
 <connections/>
 <buttongroups>
  <buttongroup name="buttonGroup"/>
 </buttongroups>
</ui>
